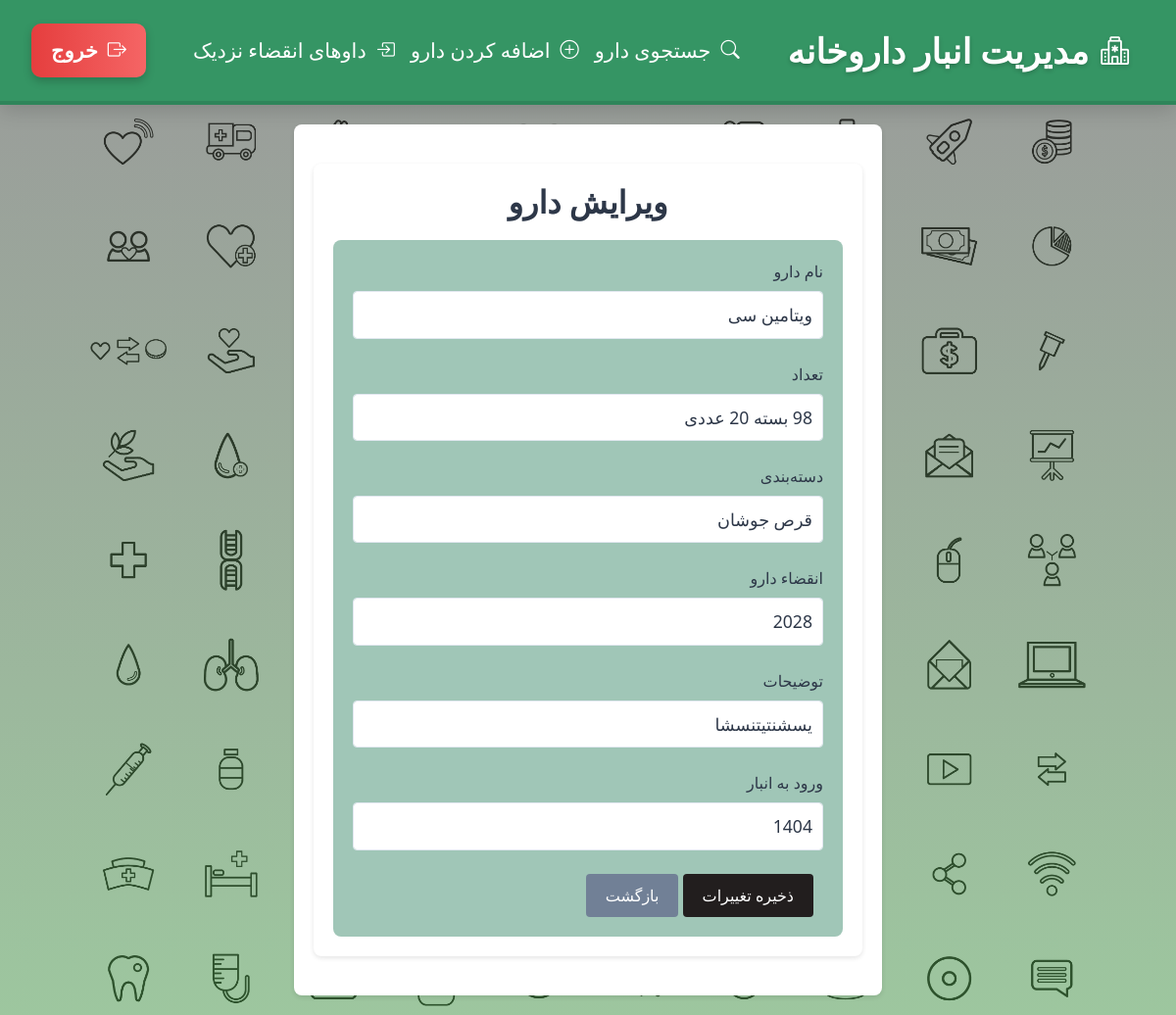
The app's page /edit-drug/21 (signed in) with its own data.
### index_module/models.py (models this page shows, shortened)
class Drugs(models.Model):
    name = models.CharField(max_length=200, verbose_name='نام دارو')
    category = models.CharField(max_length=200, verbose_name='دسته بندی دارو', null=True, blank=True)
    expiration_date = models.CharField(max_length=200 ,verbose_name='تاریخ انقضا دارو', null=True, blank=True)
    number = models.CharField(max_length=200 , verbose_name='تعداد دارو')
    description = models.CharField(max_length=400, verbose_name='توضیحات برای این دارو', null=True, blank=True)
    date_in_warehouse = models.CharField(max_length=200,verbose_name='تاریخ ورود دارو به انبار', null=True, blank=True)
    user = models.ForeignKey(settings.AUTH_USER_MODEL, on_delete=models.CASCADE, related_name='drugs', null=True)
    class Meta:
        verbose_name = 'داروها'
        verbose_name_plural = 'داروهای داروخانه'

### index_module/views.py (the view)
# urls.py: path('edit-drug/<int:pk>' , views.EditDrugView.as_view() , name = 'edit_drug'),
class EditDrugView(LoginRequiredMixin, UpdateView):
    model = Drugs
    form_class = DrugForm
    template_name = 'index_module/edit_drug.html'
    success_url = reverse_lazy('search_drug')
    def get_queryset(self):
        return Drugs.objects.filter(user=self.request.user)
    def get_context_data(self, **kwargs):
        context = super().get_context_data(**kwargs)
        return context

### index_module/templates/index_module/edit_drug.html (shortened to what this page needs)
{% extends 'shared/base.html' %}
{% load widget_tweaks %}
{% block content %}
<div class="container">
    <h2 class="form-title">ویرایش دارو</h2>
    <form method="POST" class="drug-form">
        <div class="form-group">
            <label for="{{ form.name.id_for_label }}">نام دارو</label>
            {{ form.name|add_class:"form-control form-control-lg floating-input"|attr:"placeholder=نام دارو" }}
        </div>
        <div class="form-group">
            <label for="{{ form.number.id_for_label }}">تعداد</label>
            {{ form.number|add_class:"form-control form-control-lg floating-input"|attr:"placeholder=تعداد" }}
        </div>
        <div class="form-group">
            <label for="{{ form.category.id_for_label }}">دسته‌بندی</label>
            {{ form.category|add_class:"form-control form-control-lg floating-input"|attr:"placeholder=دسته‌بندی" }}
        </div>
        <div class="form-group">
            <label for="{{ form.expiration_date.id_for_label }}">انقضاء دارو</label>
            {{ form.expiration_date|add_class:"form-control form-control-lg floating-input"|attr:"placeholder=تاریخ انقضا" }}
        </div>
        <div class="form-group">
            <label for="{{ form.description.id_for_label }}">توضیحات</label>
            {{ form.description|add_class:"form-control form-control-lg floating-input"|attr:"placeholder=توضیحات" }}
        </div>
        <div class="form-group">
            <label for="{{ form.date_in_warehouse.id_for_label }}">ورود به انبار</label>
            {{ form.date_in_warehouse|add_class:"form-control form-control-lg floating-input"|attr:"placeholder=تاریخ ورود به انبار" }}
        </div>
        <button type="submit" class="btn btn-primary">ذخیره تغییرات</button>
        <a href="{% url 'search_drug' %}" class="btn btn-secondary">بازگشت</a>
    </form>
</div>
{% endblock %}

### index_module/templates/index_module/edit_drug.html (style rules this page uses)
.container { max-width: 600px; margin: 20px auto; background-color: #ffffff; padding: 20px; border-radius: 8px; box-shadow: 0 2px 5px rgba(0, 0, 0, 0.1); }
.form-title { text-align: center; color: #2d3748; font-weight: bold; margin-bottom: 20px; }
.drug-form { padding: 20px; background-color: #a0c6b7; border-radius: 8px; }
.form-group { margin-bottom: 1.5rem; }
.form-group label { color: #2d3748; font-weight: 500; margin-bottom: 0.5rem; display: block; }
.form-control { background-color: #ffffff; color: #2d3748; border: 1px solid #e2e8f0; border-radius: 4px; padding: 10px; font-size: 1.1rem; }
.form-control::placeholder { color: #718096; opacity: 1; font-size: 1.1rem; }
.btn-primary { background-color: #221e1e; color: #ffffff; border: none; padding: 10px 20px; border-radius: 4px; cursor: pointer; font-size: 1rem; margin-right: 10px; }
.btn-secondary { background-color: #718096; color: #ffffff; border: none; padding: 10px 20px; border-radius: 4px; cursor: pointer; font-size: 1rem; }

### records on screen
Drugs: name "ویتامین سی", number "98 بسته 20 عددی", category "قرص جوشان", expiration_date "2028", description "یسشنتیتنسشا", date_in_warehouse "1404"
